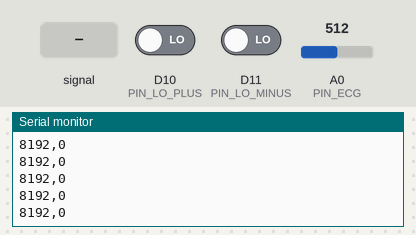
The sketch below on a simulated Arduino Uno R4 Minima. On the bench: the last lines printed to the serial monitor. The inputs (shaded band) are chosen by the test bench; at power-on: A0 (PIN_ECG) = 512, D10 (PIN_LO_PLUS) LOW, D11 (PIN_LO_MINUS) LOW (analog values on the 0–1023 scale).

Above: at 1.2 s.
1.3 s: A0 (PIN_ECG) fed a 200 Hz sine of ±81 counts around its level
At 1.9 s:
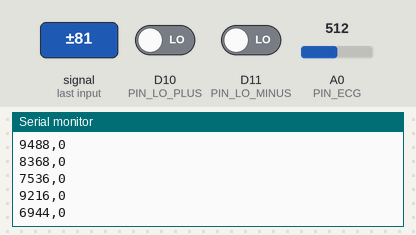
2.8 s: A0 (PIN_ECG) set to 716
At 3.6 s:
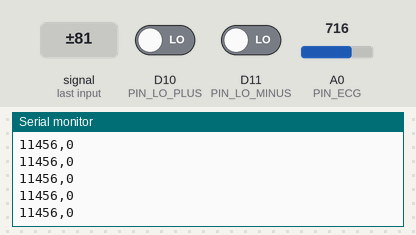
4.3 s: D10 (PIN_LO_PLUS) driven HIGH
Timing chart, 0 to 5.0 s (numbered marks = the images above; inputs shaded):
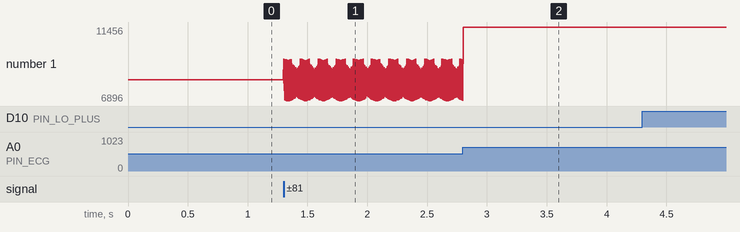

Measured:
- after the input at 1.3 s, the serial monitor: prints a new line at once (image 1)
- plotted number 1: 8192 → 6912 after the input at 1.3 s

The sketch:

ecg.ino
```cpp
// ecg.ino - AD8232 ECG acquisition on Arduino UNO R4
//
// Wiring:
//   AD8232 OUTPUT -> A0
//   AD8232 LO+    -> D10
//   AD8232 LO-    -> D11
//
// Serial output:
//   banner : #ECG fs=500 bits=14
//   sample : <adc>,<leadOff>   e.g. "8192,0"

const uint32_t SAMPLE_RATE_HZ    = 500;
const uint32_t SAMPLE_INTERVAL_US = 1000000UL / SAMPLE_RATE_HZ;  // 2000 us
const uint8_t  ADC_BITS          = 14;

const uint8_t PIN_ECG      = A0;
const uint8_t PIN_LO_PLUS  = 10;
const uint8_t PIN_LO_MINUS = 11;

uint32_t nextSampleUs;

void setup() {
  Serial.begin(115200);

  // Native USB CDC: give the host a moment to open the port so the banner
  // is not lost, but do not block forever if nothing is listening.
  const uint32_t waitStart = millis();
  while (!Serial && (millis() - waitStart) < 3000) {
    ;
  }

  pinMode(PIN_LO_PLUS, INPUT);
  pinMode(PIN_LO_MINUS, INPUT);
  analogReadResolution(ADC_BITS);

  Serial.println("#ECG fs=500 bits=14");

  nextSampleUs = micros() + SAMPLE_INTERVAL_US;
}

void loop() {
  const uint32_t now = micros();

  // Signed difference keeps the comparison correct across micros() rollover.
  if ((int32_t)(now - nextSampleUs) < 0) {
    return;
  }

  nextSampleUs += SAMPLE_INTERVAL_US;

  // If we fell far behind (e.g. host stalled the USB write), resync instead
  // of bursting out a backlog of samples at the wrong timestamps.
  if ((int32_t)(now - nextSampleUs) > (int32_t)SAMPLE_INTERVAL_US) {
    nextSampleUs = now + SAMPLE_INTERVAL_US;
  }

  const uint16_t adc = analogRead(PIN_ECG);
  const uint8_t leadOff =
      (digitalRead(PIN_LO_PLUS) == HIGH || digitalRead(PIN_LO_MINUS) == HIGH) ? 1 : 0;

  Serial.print(adc);
  Serial.print(',');
  Serial.println(leadOff);
}
```
